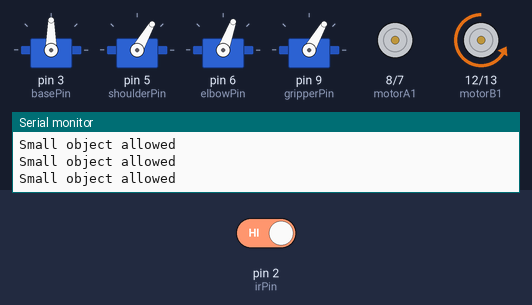
Simulated run of this sketch. Board: Arduino Uno, built with avr-gcc and run on an emulated ATmega328P. Shown: 4 × servo, motor-driver pin pairs drawn as motors (green arrow = first pin HIGH = forward, orange = second pin HIGH = backward, longer = more drive, scaled by the enable pin), the last lines printed to the serial monitor. Inputs (shaded band) come from the test bench; at power-on: pin 2 (irPin) HIGH.

Above: at 3.2 s.
3.3 s: pin 2 (irPin) driven LOW
At 7.5 s:
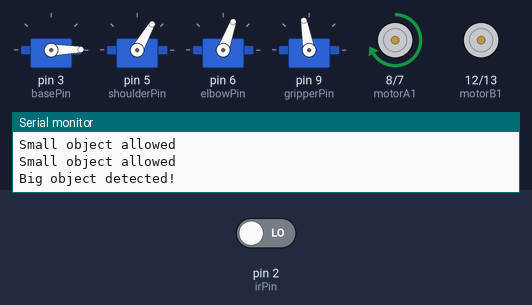
At 11.0 s:
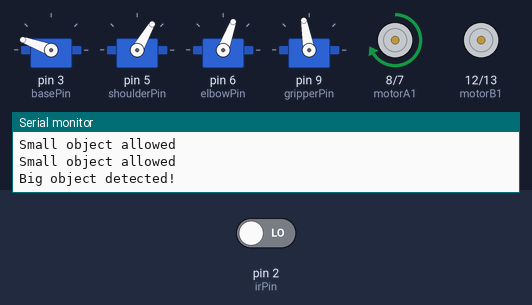
Timing chart, 0 to 21.3 s (numbered marks = the images above; inputs shaded):
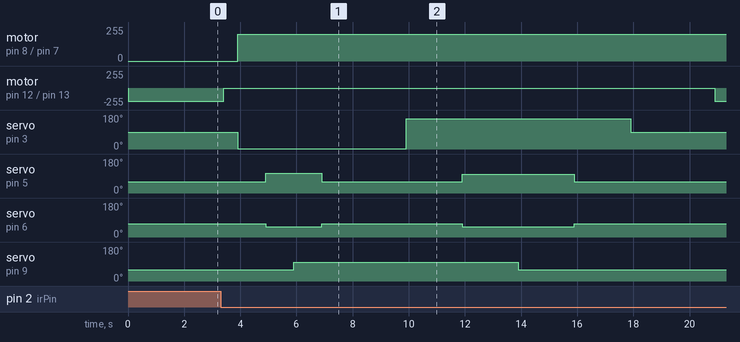

Measured:
- after the input at 3.3 s, motor on pin 8 (motorA1) / pin 7 (motorA2): stopped → forward 200/255 after 0.60 s; motor on pin 12 (motorB1) / pin 13 (motorB2): backward 200/255 → stopped after 0.10 s, → backward 200/255 17.5 s later

The sketch:

source_code.ino
```cpp
#include <Servo.h>

// Servo Motors
Servo baseServo;
Servo shoulderServo;
Servo elbowServo;
Servo gripperServo;

// Servo signal pins
int basePin = 3;
int shoulderPin = 5;
int elbowPin = 6;
int gripperPin = 9;

// IR Sensor
int irPin = 2;

// Right Conveyor (Motor A)
int motorA1 = 8;
int motorA2 = 7;
int enaPin = 11;   // PWM

// Left Conveyor (Motor B)
int motorB1 = 12;
int motorB2 = 13;
int enbPin = 10;   // PWM

// Arm Angles
int basePick = 1;
int basePlace = 160;

int shoulderDown = 105;
int shoulderUp = 60;

int elbowDown = 55;
int elbowUp = 70;

int gripperOpen = 60;
int gripperClose = 100;

void setup() {
  Serial.begin(9600);

  // Attach servos (signal only)
  baseServo.attach(basePin);
  shoulderServo.attach(shoulderPin);
  elbowServo.attach(elbowPin);
  gripperServo.attach(gripperPin);

  // Motor pins
  pinMode(motorA1, OUTPUT);
  pinMode(motorA2, OUTPUT);
  pinMode(enaPin, OUTPUT);

  pinMode(motorB1, OUTPUT);
  pinMode(motorB2, OUTPUT);
  pinMode(enbPin, OUTPUT);

  // IR sensor
  pinMode(irPin, INPUT);

  // Arm start position
  shoulderServo.write(shoulderUp);
  elbowServo.write(elbowUp);
  gripperServo.write(gripperOpen);
  baseServo.write(90);

  // Start left conveyors
  startLeftConveyor();
  delay(2000);
}

void loop() {
  int irState = digitalRead(irPin);

  if (irState == LOW) {
    Serial.println("Big object detected!");

    stopLeftConveyor();
    delay(500);

    startRightConveyor();

    pickObject();
    delay(2000);
    placeObject();
    delay(3000);

    startLeftConveyor();
    delay(500);
    stopRightConveyor();
  }
  else {
    Serial.println("Small object allowed");
  }

  delay(200);
}

// Conveyor Controls
void startRightConveyor() {
  digitalWrite(motorA1, HIGH);
  digitalWrite(motorA2, LOW);
  analogWrite(enaPin, 200);
}

void stopRightConveyor() {
  digitalWrite(motorA1, LOW);
  digitalWrite(motorA2, LOW);
  analogWrite(enaPin, 0);
}

void stopLeftConveyor() {
  digitalWrite(motorB1, LOW);
  digitalWrite(motorB2, LOW);
  analogWrite(enbPin, 0);
}

void startLeftConveyor() {
  digitalWrite(motorB1, LOW);
  digitalWrite(motorB2, HIGH);
  analogWrite(enbPin, 200);
}

// Robot Pick & Place
void pickObject() {
  // Move to pick position
  baseServo.write(basePick);
  delay(1000);

  shoulderServo.write(shoulderDown);
  elbowServo.write(elbowDown);
  delay(1000);

  // Close gripper to grab object
  gripperServo.write(gripperClose);
  delay(1000);

  // Lift object
  shoulderServo.write(shoulderUp);
  elbowServo.write(elbowUp);
  delay(1000);
}

void placeObject() {
  // Rotate base to place position
  baseServo.write(basePlace);
  delay(2000);

  // Lower arm
  shoulderServo.write(100);
  elbowServo.write(elbowDown);
  delay(2000);

  // Release object
  gripperServo.write(gripperOpen);
  delay(2000);

  // Lift arm back up
  shoulderServo.write(shoulderUp);
  elbowServo.write(elbowUp);
  delay(2000);

  // Return to start position
  baseServo.write(90);
}
```
